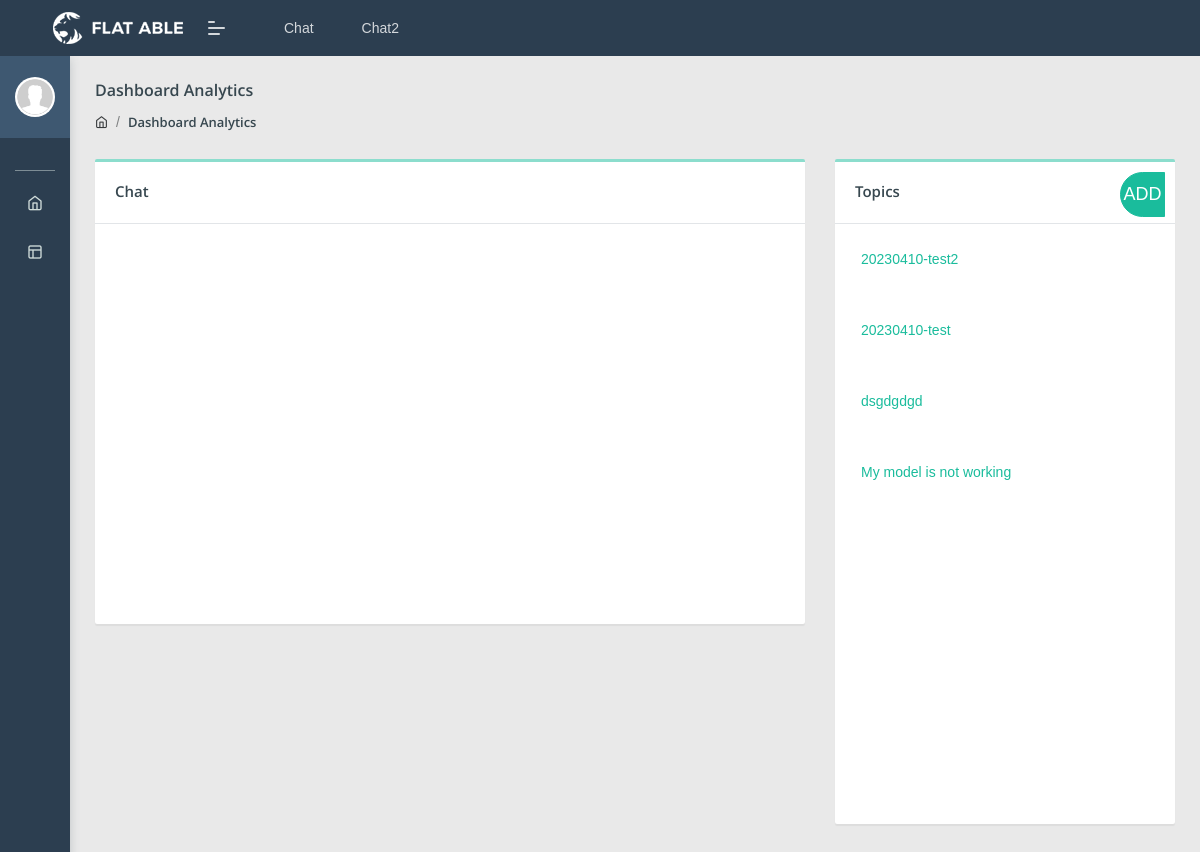
The page /welcome/chat (signed in) on the database as committed earlier.
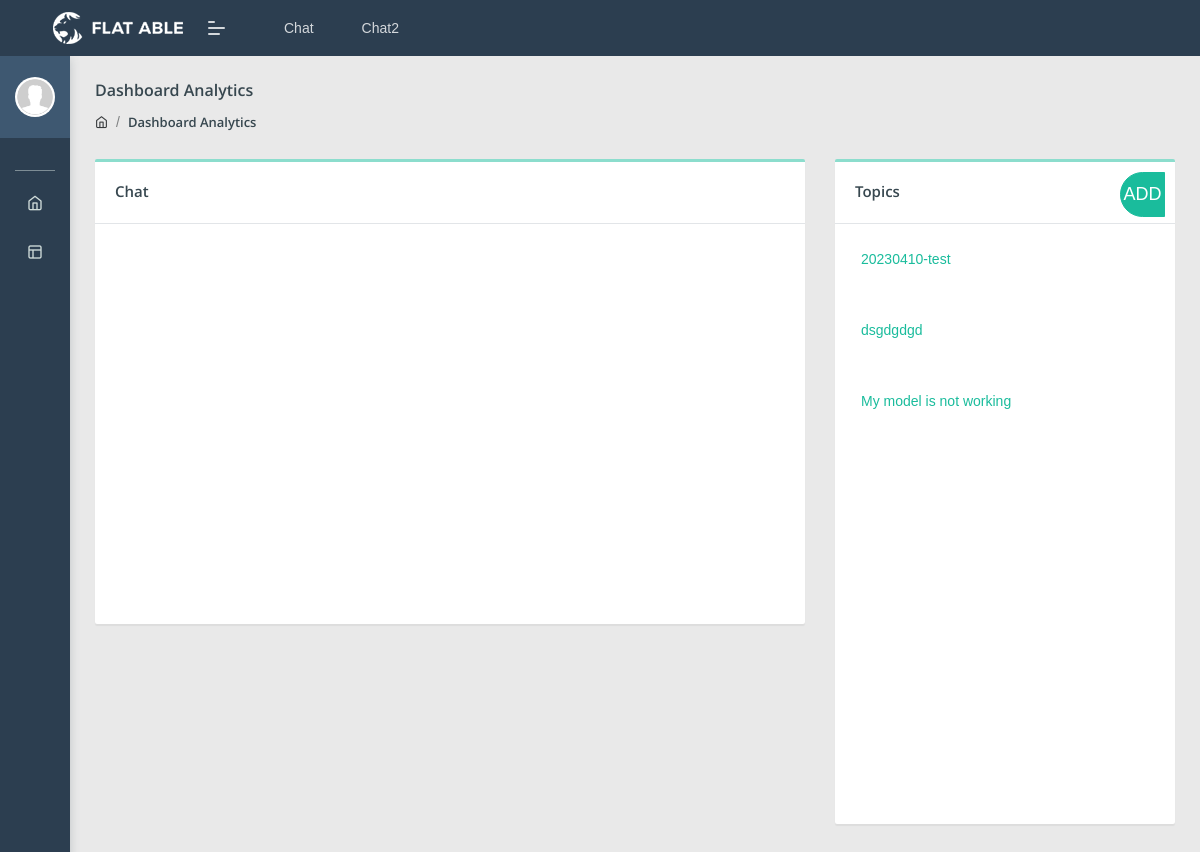
The same page on the database as committed later.
### welcome/models.py (models this page shows, shortened)
class chat(models.Model):
    chatOwner = models.ForeignKey(User, null = True, on_delete = models.SET_NULL, related_name='chat', blank = True)
    chatTitle  = models.CharField(max_length=256)
    createdDate = models.DateTimeField(default=timezone.now)
    chatReceiver = models.ForeignKey(User, null=True, on_delete=models.CASCADE, related_name='chat_reciver', blank=True)
    chatContent = models.TextField()
    is_viewed = models.BooleanField(default=False)
    archived = models.BooleanField(default=False)
    viewedDate = models.DateTimeField(null=True)

### welcome/views.py (the view)
# urls.py: path('chat', views.chatPage, name = 'chat'),
@login_required(login_url='login')
def chatPage(request):
    userNow = str(request.user)
    if str(request.user) != 'admin':
        chatList = chat.objects.filter(Q(chatOwner = request.user) | Q(chatReceiver = request.user)).all().order_by('-createdDate').values()
    else:
        chatList = chat.objects.all().order_by('-createdDate').values()
    form = chatModelForm(request.POST or None)
    context = {"form": form,
                "chatListAll":chatList,
                }
    if request.method == "POST":
        if form.is_valid():
            form.save()
            return HttpResponseRedirect('/welcome/chat')
    return render(request, 'chat.html', context)

### templates/chat.html (shortened to what this page needs)
{% extends 'chat_base_template.html' %}
{% load i18n %}
{% load static %}
{%block chatContent%}
<div class="col-lg-8 col-md-32">
    <div class="card chat-card">
        <div class="card-header">
            {% if replyForm %}
                <h5 id="chat_topic_name">Chat: {{title}}</h5>
            {% else %}
            <h5 id="chat_topic_name">Chat</h5>
            {% endif %}
        </div>
        <div class="card-body" style="height:400px;overflow-x:hidden;overflow-y:auto">
        </div>
    </div>
</div>
{%endblock%}
{%block chatItem%}
{% include 'chatItem.html' %}
{%endblock%}

### templates/chatItem.html (shortened to what this page needs)
<div class="col-lg-4 col-md-32">
    <div class="card table-card review-card">
        <div class="card-header borderless ">
            <h5>Topics</h5>
            <div class="card-header-right">
                <div class="btn-group card-option">
                    {% if form %}
                        <button class="btn  btn-icon btn-primary" data-toggle="modal" data-target="#exampleModalCenter">ADD</button>
                    {% endif%}
                </div>
            </div>
        </div>
        <div class="card-body pb-0" style="height:600px;overflow-y:auto">
            <div class="review-block">
                {%for chat in chatListAll%}
                    <div id="{{chat.id}}">
                        <a href="{% url 'chatDetails' chat.id%}" style="padding:1.5em">
                            {{chat.chatTitle}}
                        </a>
                    </div>
                {% endfor%}
            </div>
        </div>
    </div>
</div>

Rows that differ between the two databases and show on the page:
removed chat: chatTitle "20230410-test2"
